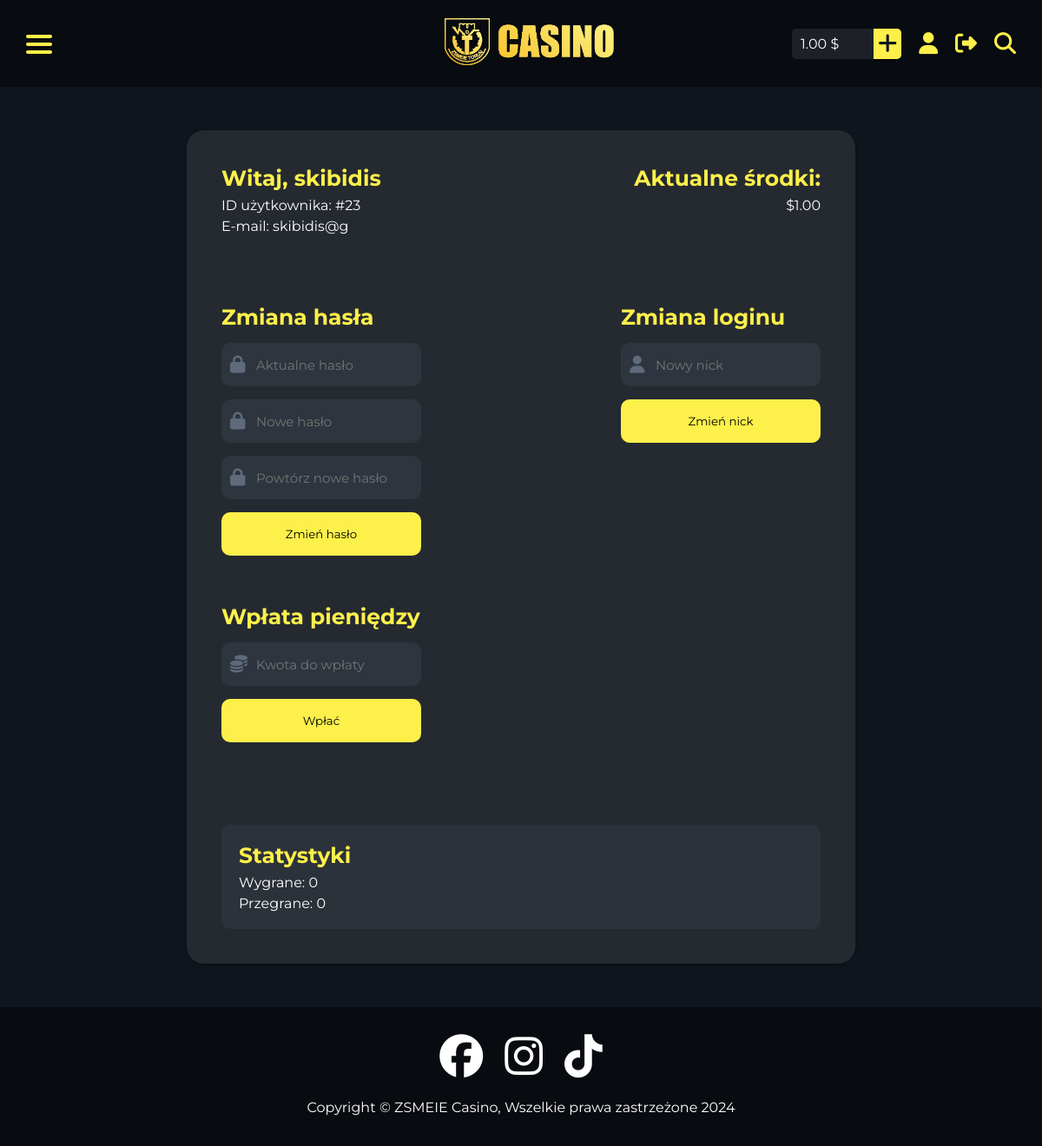
/user-panel.php (signed in), run on the app's committed database.
### tables this page shows
CREATE TABLE `users` (
  `id` int(11) NOT NULL,
  `login` varchar(50) NOT NULL,
  `email` varchar(100) NOT NULL,
  `password` varchar(255) NOT NULL,
  `birth_date` date NOT NULL,
  `balance` decimal(10,2) DEFAULT 0.00,
  `created_at` timestamp NOT NULL DEFAULT current_timestamp()
);

CREATE TABLE `user_stats` (
  `id` int(11) NOT NULL,
  `user_id` int(11) NOT NULL,
  `wins` int(11) DEFAULT 0,
  `losses` int(11) DEFAULT 0,
  `total_won` decimal(10,2) DEFAULT 0.00,
  `total_lost` decimal(10,2) DEFAULT 0.00,
  `max_win` decimal(10,2) DEFAULT 0.00,
  `max_loss` decimal(10,2) DEFAULT 0.00
);

### user-panel.php (the view, shortened to what this page needs)
<?php
$conn = new mysqli("localhost", "root", "", "zsmeie_casino");
if (isset($_SESSION['user_id'])) {
    $user_id = $_SESSION['user_id'];
    $query = "SELECT balance FROM users WHERE id = $user_id";
    $result = mysqli_query($conn, $query);
    if ($result) {
        $row = mysqli_fetch_assoc($result);
        $balance = $row['balance'];
    }
}
$user_id = $_SESSION['user_id'];
$sql = "
    SELECT u.login, u.email, u.balance, s.wins, s.losses
    FROM users u
    LEFT JOIN user_stats s ON u.id = s.user_id
    WHERE u.id = ?
";
$stmt = $conn->prepare($sql);
$stmt->bind_param("i", $user_id);
$stmt->execute();
$result = $stmt->get_result();
if ($result->num_rows > 0) {
    $user = $result->fetch_assoc();
} else {
    echo "Błąd: użytkownik nie istnieje.";
    exit();
}
?>
<!DOCTYPE html>
<html lang="pl">
<head>
    <link rel="stylesheet" href="css/index.css">
    <link rel="stylesheet" href="css/nav.css">
    <link rel="stylesheet" href="css/main.css">
    <link rel="stylesheet" href="css/footer.css">
    <link rel="stylesheet" href="css/userpanel.css">
    <link rel="stylesheet" href="css/login-reg.css">
    <link rel="stylesheet" href="https://cdn.jsdelivr.net/npm/swiper@11/swiper-bundle.min.css"/>
</head>
<body>
<nav id="home-section">
        <div class="nav-left">
            <div class="hamburger" onclick="toggleMenu()">
                <div class="bar"></div>
                <div class="bar"></div>
                <div class="bar"></div>
            </div>
        </div>
        <div class="nav-mid">
            <img src="images/logo.png" alt="Logo Zsmeie-Casino" id="normal-size-logo">
        </div>
        <div class="nav-right">
        <div class="balance">
                <div class="balance-text">
                    <p><?= htmlspecialchars($balance); ?> $</p>
                </div>
                <div class="add-balance" onclick="window.location.href='user-panel.php'">
                    <i class="fa-solid fa-plus"></i>
                </div>
            </div>
            <div class="icons-container">
                <div class="user-icon" onclick="window.location.href='user-panel.php'">
                    <i class="fa-solid fa-user"></i>
                </div>
                <div class="logout-icon" onclick="window.location.href='logout.php'">
                <i class="fa-solid fa-right-from-bracket"></i>
                </div>
                <div class="search-button">
                    <i class="fa-solid fa-magnifying-glass"></i>
                </div>
            </div>
        </div>
    </nav>
    <main id="panel-main">
    <section id="user-panel">
        <div class="user-panel-container">
            <div class="user-panel-row">
                <div class="user-inf">
                    <span>Witaj, <?= htmlspecialchars($user['login']); ?></span>
                    <div class="user-panel-p">
                        <p>ID użytkownika: #<?= htmlspecialchars($user_id); ?></p>
                        <p>E-mail: <?= htmlspecialchars($user['email']); ?></p>
                    </div>
                </div>
                <div class="current-measures">
                    <span>Aktualne środki:</span>
                    <p>$<?= htmlspecialchars(number_format($user['balance'], 2, '.', ',')); ?></p>
                </div>
            </div>
            <div class="user-panel-row">
                <div class="password-change">
                    <span>Zmiana hasła</span>
                    <form method="POST">
                        <label for="currentpassword" id="panel-label">
                            <input type="password" placeholder="Aktualne hasło" name="currentpassword" required>
                            <i class="fa-solid fa-lock"></i>
                        </label>
                        <label for="newpassword-1" id="panel-label">
                            <input type="password" placeholder="Nowe hasło" name="newpassword-1" required>
                            <i class="fa-solid fa-lock"></i>
                        </label>
                        <label for="newpassword-2" id="panel-label">
                            <input type="password" placeholder="Powtórz nowe hasło" name="newpassword-2" required>
                            <i class="fa-solid fa-lock"></i>
                        </label>
                        <button type="submit" name="change_password">Zmień hasło</button>
                    </form>
                </div>
                <div class="nickname-change">
                    <span>Zmiana loginu</span>
                    <form method="POST">
                        <label for="newnickname" id="panel-label">
                            <input type="text" placeholder="Nowy nick" name="newnickname" required>
                            <i class="fa-solid fa-user"></i>
                        </label>
                        <button type="submit" name="change_nickname">Zmień nick</button>
                    </form>
                </div>
                <div class="deposit-money">
                    <span>Wpłata pieniędzy</span>
                    <form method="POST">
                        <label for="money" id="panel-label">
                            <input type="number" id="money" name="money" placeholder="Kwota do wpłaty" required min="0">
                            <i class="fa-solid fa-coins"></i>
                        </label>
                        <button type="submit" name="deposit_money">Wpłać</button>
                    </form>
                </div>
            </div>
            <div class="statistics">
                <span>Statystyki</span>
                <div class="user-panel-p">
                    <p>Wygrane: <?= htmlspecialchars($user['wins']); ?></p>
                    <p>Przegrane: <?= htmlspecialchars($user['losses']); ?></p>
                </div>
            </div>
        </div>
    </section>
</main>
    <footer>
      <div class="footer-social">
        <a href="https://www.facebook.com/" target="_blank">
          <i class="fa-brands fa-facebook"></i>
        </a>
        <a href="https://www.instagram.com/" target="_blank">
          <i class="fa-brands fa-instagram"></i>
        </a>
        <a href="https://www.tiktok.com/pl-PL/" target="_blank">
          <i class="fa-brands fa-tiktok"></i>
        </a>
      </div>
      <div class="footer-text">
        <p>Copyright © ZSMEIE Casino, Wszelkie prawa zastrzeżone 2024</p>
      </div>
    </footer>
</body>
</html>

### css/index.css (style rules this page uses)
:root { --color-black: #0F151D; --color-darker-black: #080b0f; --color-yellow: #FEF04A; --color-yellow-hover: #a89e2f; --color-white: #fff; --color-grey: #2F353E; --color-dark-grey: #1d2127; --color-game-card-light: 65, 73, 85; }
html { scroll-behavior: smooth; }
* { margin: 0; padding: 0; box-sizing: border-box; scroll-behavior: smooth; font-family: "Montserrat"; text-decoration: none; list-style-type: none; }
body { background-color: var(--color-black); height: 100vh; }
i, p, h1 { color: #fff; }

### css/nav.css (style rules this page uses)
nav { display: flex; flex-direction: row; justify-content: space-between; align-items: center; height: 100px; background-color: var(--color-darker-black); margin-left: 0; }
.nav-left { margin-left: 30px; user-select: none; }
nav .nav-mid { position: absolute; transform: translate(-50%); left: 51%; }
nav .nav-mid img { width: 200px; }
.nav-right { display: flex; margin-right: 30px; gap: 20px; }
.nav-right .search-button { display: flex; align-items: center; }
.nav-right i { font-size: 25px; color: var(--color-yellow); cursor: pointer; transition: 0.3s color; }
.user-icon, .logout-icon { display: flex; align-items: center; }
.balance { display: flex; flex-direction: row; background-color: var(--color-dark-grey); border-radius: 5px; align-items: center; gap: 10px; }
.balance-text { padding: 8px 30px 8px 10px; }
.add-balance { background-color: var(--color-yellow); padding: 5px; border-radius: 0px 5px 5px 0px; transition: 0.3s background-color; }
.add-balance i { color: var(--color-black); }
.hamburger { display: none; cursor: pointer; position: relative; width: 30px; height: 20px; margin-bottom: 5px; }
.hamburger .bar { height: 4px; background-color: var(--color-yellow); margin: 5px 0; border-radius: 2px; transition: transform 0.3s ease, opacity 0.3s ease, background-color 0.3s; }
.search-button { cursor: pointer; }
.icons-container { display: flex; align-items: center; gap: 20px; }
@media (max-width: 1300px) { .hamburger { display: block; } }

### css/main.css (style rules this page uses)
main { display: flex; flex-direction: column; align-items: center; padding: 0 50px; }

### css/footer.css (style rules this page uses)
footer { background-color: var(--color-darker-black); height: 160px; display: flex; align-items: center; justify-content: center; flex-direction: column; margin-bottom: 0 !important; }
footer i { font-size: 50px; }
.footer-social, .footer-text { display: flex; align-items: center; justify-content: center; gap: 25px; color: #fff; }
.footer-social { padding: 20px 20px 0 20px; }
.footer-social i { transition: 0.3s color; }
.footer-text { padding: 25px; text-align: center; }

### data on the page
users: balance "1.00"
user_stats: user.login "skibidis", user.email "skibidis@g", user.balance "1.00", wins "0", losses "0"

### other printed values
$user_id "23"
